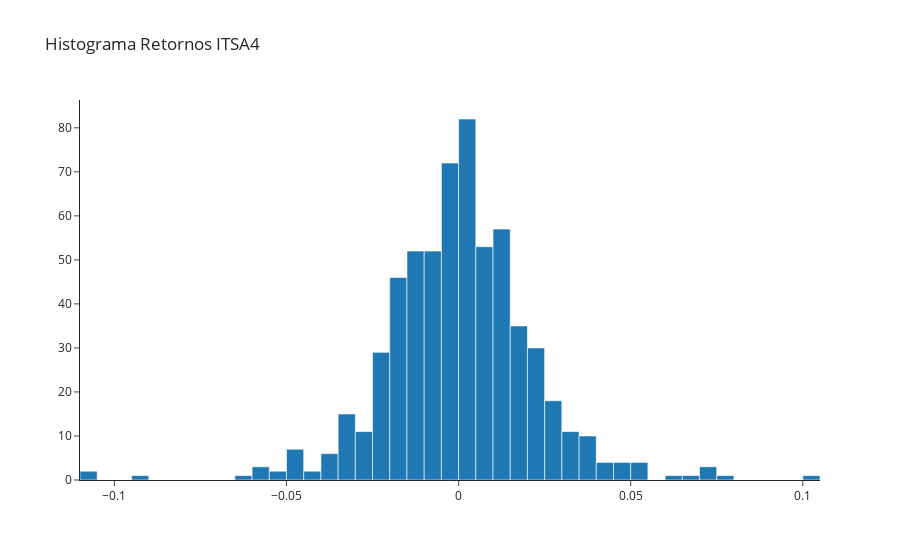

Source (notebook cell):
### Code cell
fig = go.Figure()
fig.add_trace(go.Histogram(name='Retornos ITSA4', x=itau_retornos['ITAU']))
fig.update_layout(title_text='Histograma Retornos ITSA4', template='simple_white')
fig.show()

### Figure 1 — Plotly figure (JSON) as saved in the notebook; plotly's stock layout.template omitted (floating-point values rounded to 4 significant figures; data arrays with more than 128 entries replaced by an {"elided": "..."} marker saying what was removed)
{"data": [{"name": "Retornos ITSA4", "type": "histogram", "x": {"elided": "617 float values"}}], "layout": {"title": {"text": "Histograma Retornos ITSA4"}}}
